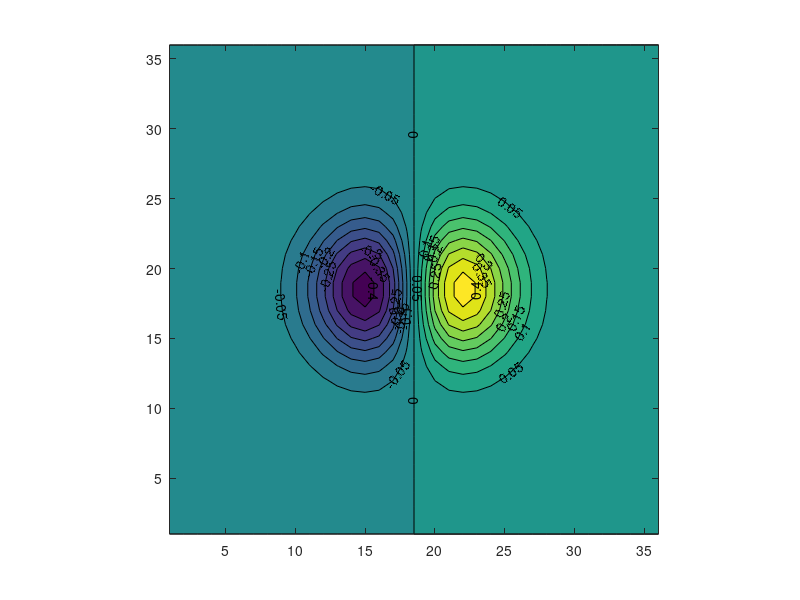

Recreate this plot in MATLAB.
% 06 30
% Combine the contour techniques to generate a
% figure as shown below
clc
clear

x = -3.5:0.2:3.5;
y = -3.5:0.2:3.5;
[X, Y] = meshgrid(x, y);
Z = X .* exp(-X.^2 - Y.^2);

[C, h] = contourf(Z, [-0.5:0.05:0.5]);
clabel(C, h);
axis square;
